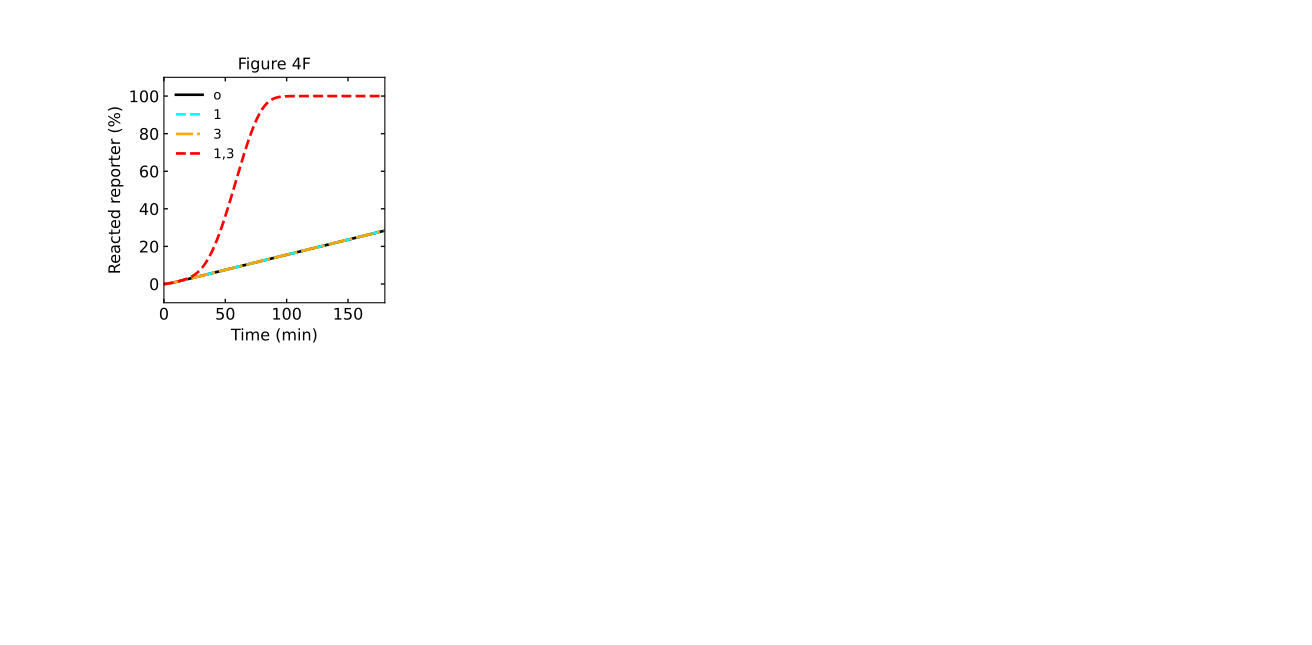

Here is the Python script that generated this plot:
# -*- coding: utf-8 -*-
"""
Created on Wed Jul  6 11:10:21 2022

@author: tnm12
"""

import numpy as np
import matplotlib.pyplot as plt
from matplotlib.ticker import MaxNLocator

import sys
import Simulatorv2021 as RSDs #import version 2.0.2.1 of simulator
    
'''
##############################################################################
Simulations
##############################################################################
'''

t_sim = np.linspace(0,6,1001)*3600 # seconds

k_txn = 0.009 #transcription rate

IN1 = [0,50,0,50]
                #input templates
IN3 = [0,0,50,50]

REP_con = 500 #reporter concentration

color = ['black','aqua','orange','red']

plotType = ['-','--','-.','--']

# model with inputs
model = RSDs.RSD_sim(5) # define the model instance and # of domains

# specify species involved in the reaction
model.molecular_species('ag{3&1,2}',DNA_con=25) # 3 AND 1 -> 2
model.molecular_species('reporter{2}',DNA_con=REP_con)

model.global_rate_constants(ktxn=k_txn) #globally changes transcription rates


fs = 12

plt.subplot(2,4,1)
for n in range(len(IN1)):
    model.molecular_species('input{1}',DNA_con=IN1[n])
    model.molecular_species('input{3}',DNA_con=IN3[n])
    
    # simulate the model
    model.simulate(t_sim)
    
    # pull out the species from the model solution to plot
    S2 = model.output_concentration('S{2}')
    
    
    
   
    plt.plot(model.t/60,(S2/REP_con)*100,color=color[n],linewidth=2,linestyle=plotType[n])
    
plt.xticks(fontsize=fs)
plt.yticks(fontsize=fs)
plt.ylim(-10,110)
plt.xlim(0,180)
ax1 = plt.gca()
ax1.xaxis.set_tick_params(which='both',size=3,width=1,direction='in',top='on')
#ax1.xaxis.set_major_locator(MaxNLocator(integer=True))
ax1.yaxis.set_tick_params(which='both',size=3,width=1,direction='in',right='on')
plt.xlabel('Time (min)',fontsize=fs)
plt.ylabel('Reacted reporter (%)',fontsize=fs)  
plt.title('Figure 4F')
plt.legend(['o','1','3','1,3'],frameon=False)
